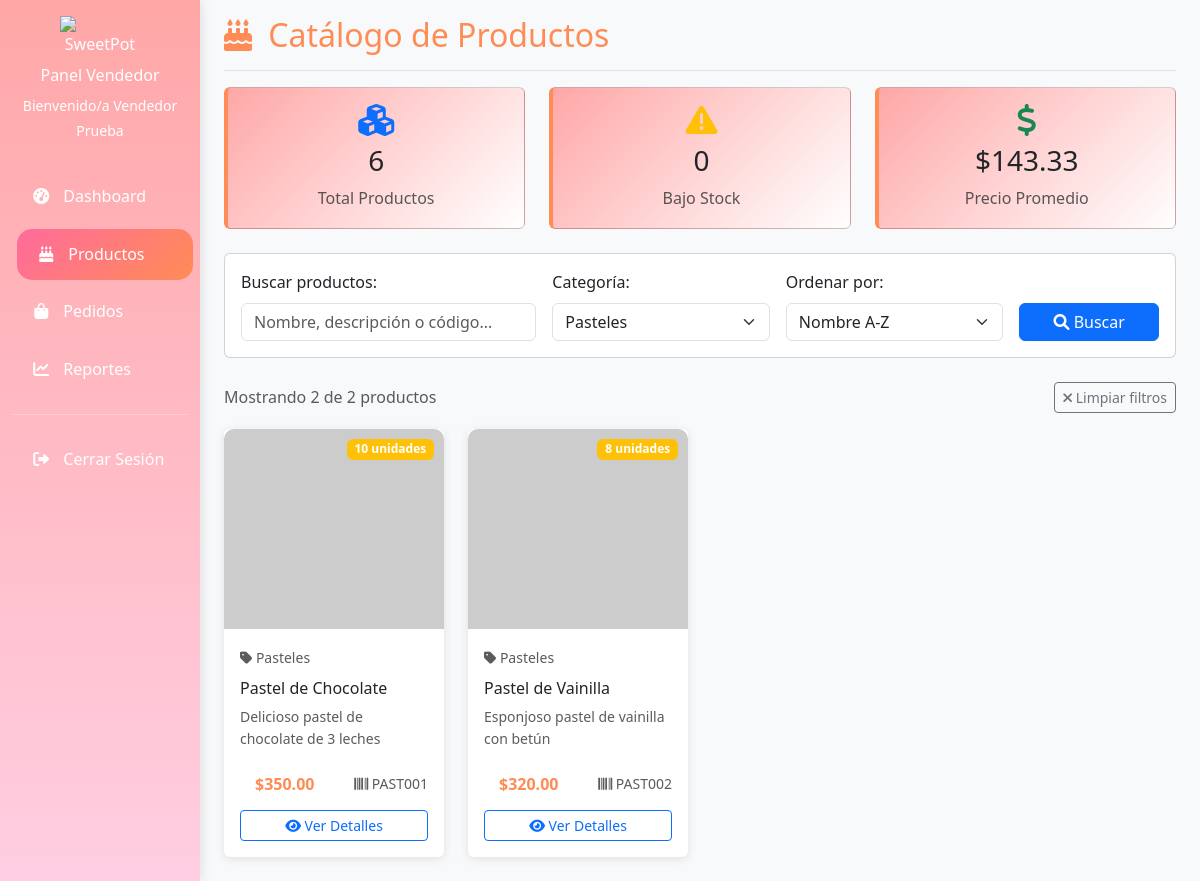
/vendedor/productos.php?categoria=1 (signed in), run on the app's committed database.
### tables this page shows
CREATE TABLE productos (
    id INT AUTO_INCREMENT PRIMARY KEY,
    categoria_id INT NOT NULL,
    nombre VARCHAR(100) NOT NULL,
    descripcion TEXT,
    precio DECIMAL(10,2) NOT NULL,
    stock INT NOT NULL DEFAULT 0,
    stock_minimo INT DEFAULT 5,
    imagen VARCHAR(500),
    codigo_producto VARCHAR(50) UNIQUE,
    estado ENUM('activo','inactivo') DEFAULT 'activo',
    fecha_creacion DATETIME DEFAULT CURRENT_TIMESTAMP,
    fecha_actualizacion DATETIME DEFAULT CURRENT_TIMESTAMP ON UPDATE CURRENT_TIMESTAMP,
    
    FOREIGN KEY (categoria_id) REFERENCES categorias(id) ON DELETE CASCADE,
    INDEX idx_categoria (categoria_id),
    INDEX idx_nombre (nombre),
    INDEX idx_estado (estado),
    INDEX idx_codigo (codigo_producto)
);

CREATE TABLE categorias (
    id INT AUTO_INCREMENT PRIMARY KEY,
    nombre VARCHAR(100) NOT NULL UNIQUE,
    descripcion TEXT,
    estado ENUM('activo','inactivo') DEFAULT 'activo',
    fecha_creacion DATETIME DEFAULT CURRENT_TIMESTAMP,
    
    INDEX idx_nombre (nombre),
    INDEX idx_estado (estado)
);

### vendedor/productos.php (the view, shortened to what this page needs)
<?php
$db = new Database();
$conn = $db->getConnection();
$page = isset($_GET['page']) ? (int) $_GET['page'] : 1;
$limit = 12;
$search = isset($_GET['search']) ? trim($_GET['search']) : '';
$categoria = isset($_GET['categoria']) ? $_GET['categoria'] : '';
$orden = isset($_GET['orden']) ? $_GET['orden'] : 'nombre_asc';
try {
    $whereConditions = ["p.estado = 'activo'"];
    $params = [];
    if (!empty($categoria)) {
        $whereConditions[] = "p.categoria_id = :categoria";
        $params[':categoria'] = $categoria;
    }
    $whereClause = implode(' AND ', $whereConditions);
    $orderBy = match($orden) {
        'nombre_desc' => 'p.nombre DESC',
        'precio_asc' => 'p.precio ASC',
        'precio_desc' => 'p.precio DESC',
        'stock_asc' => 'p.stock ASC',
        'stock_desc' => 'p.stock DESC',
        'fecha_desc' => 'p.fecha_creacion DESC',
        default => 'p.nombre ASC'
    };
    $countQuery = "SELECT COUNT(*) FROM productos p
                   INNER JOIN categorias c ON p.categoria_id = c.id
                   WHERE $whereClause";
    $countStmt = $conn->prepare($countQuery);
    $countStmt->execute($params);
    $totalProductos = $countStmt->fetchColumn();
    $offset = ($page - 1) * $limit;
    $query = "SELECT p.*, c.nombre as categoria_nombre
              FROM productos p
              INNER JOIN categorias c ON p.categoria_id = c.id
              WHERE $whereClause
              ORDER BY $orderBy
              LIMIT :limit OFFSET :offset";
    $stmt = $conn->prepare($query);
    foreach ($params as $key => $value) {
        $stmt->bindValue($key, $value);
    }
    $stmt->bindValue(':limit', $limit, PDO::PARAM_INT);
    $stmt->bindValue(':offset', $offset, PDO::PARAM_INT);
    $stmt->execute();
    $productos = $stmt->fetchAll(PDO::FETCH_ASSOC);
    $categoriasQuery = "SELECT id, nombre FROM categorias WHERE estado = 'activo' ORDER BY nombre";
    $categoriasStmt = $conn->prepare($categoriasQuery);
    $categoriasStmt->execute();
    $categorias = $categoriasStmt->fetchAll(PDO::FETCH_ASSOC);
    $statsQuery = "SELECT
                    COUNT(*) as total_productos,
                    SUM(CASE WHEN stock <= stock_minimo THEN 1 ELSE 0 END) as productos_bajo_stock,
                    AVG(precio) as precio_promedio
                   FROM productos WHERE estado = 'activo'";
    $statsStmt = $conn->prepare($statsQuery);
    $statsStmt->execute();
    $stats = $statsStmt->fetch(PDO::FETCH_ASSOC);
} catch (Exception $e) {
    $error = "Error al cargar productos: " . $e->getMessage();
}
?>
<!DOCTYPE html>
<html lang="es">
<head>
    <link href="https://cdn.jsdelivr.net/npm/bootstrap@5.3.0/dist/css/bootstrap.min.css" rel="stylesheet">
    <link href="https://cdnjs.cloudflare.com/ajax/libs/font-awesome/6.0.0/css/all.min.css" rel="stylesheet">
    <link href="https://cdnjs.cloudflare.com/ajax/libs/animate.css/4.1.1/animate.min.css" rel="stylesheet">
    <link href="../assets/css/sweetpot.css" rel="stylesheet">
</head>
<body class="bg-light">
    <div class="container-fluid">
        <div class="row">
            <?php include 'includes/sidebar.php'; ?>
            <main class="col-md-9 ms-sm-auto col-lg-10 px-md-4">
                <div class="d-flex justify-content-between flex-wrap flex-md-nowrap align-items-center pt-3 pb-2 mb-3 border-bottom">
                    <h1 class="h2">
                        <i class="fas fa-birthday-cake me-2"></i>
                        Catálogo de Productos
                    </h1>
                </div>
                <?php if (isset($stats)): ?>
                    <div class="row mb-4">
                        <div class="col-md-4">
                            <div class="card stats-card">
                                <div class="card-body text-center">
                                    <i class="fas fa-cubes fa-2x text-primary mb-2"></i>
                                    <h3><?php echo number_format($stats['total_productos']); ?></h3>
                                    <p class="text-muted mb-0">Total Productos</p>
                                </div>
                            </div>
                        </div>
                        <div class="col-md-4">
                            <div class="card stats-card">
                                <div class="card-body text-center">
                                    <i class="fas fa-exclamation-triangle fa-2x text-warning mb-2"></i>
                                    <h3><?php echo number_format($stats['productos_bajo_stock']); ?></h3>
                                    <p class="text-muted mb-0">Bajo Stock</p>
                                </div>
                            </div>
                        </div>
                        <div class="col-md-4">
                            <div class="card stats-card">
                                <div class="card-body text-center">
                                    <i class="fas fa-dollar-sign fa-2x text-success mb-2"></i>
                                    <h3>$<?php echo number_format($stats['precio_promedio'], 2); ?></h3>
                                    <p class="text-muted mb-0">Precio Promedio</p>
                                </div>
                            </div>
                        </div>
                    </div>
                <?php endif; ?>
                <div class="card mb-4">
                    <div class="card-body">
                        <form method="GET" class="row g-3">
                            <div class="col-md-4">
                                <label class="form-label">Buscar productos:</label>
                                <input type="text" class="form-control" name="search"
                                       value="<?php echo htmlspecialchars($search); ?>"
                                       placeholder="Nombre, descripción o código...">
                            </div>
                            <div class="col-md-3">
                                <label class="form-label">Categoría:</label>
                                <select class="form-select" name="categoria">
                                    <?php foreach ($categorias as $cat): ?>
                                        <option value="<?php echo $cat['id']; ?>"
                                                <?php echo $categoria == $cat['id'] ? 'selected' : ''; ?>>
                                            <?php echo htmlspecialchars($cat['nombre']); ?>
                                        </option>
                                    <?php endforeach; ?>
                                </select>
                            </div>
                            <div class="col-md-3">
                                <label class="form-label">Ordenar por:</label>
                                <select class="form-select" name="orden">
                                    <option value="nombre_asc" <?php echo $orden == 'nombre_asc' ? 'selected' : ''; ?>>Nombre A-Z</option>
                                </select>
                            </div>
                            <div class="col-md-2 d-flex align-items-end">
                                <button type="submit" class="btn btn-primary w-100">
                                    <i class="fas fa-search"></i> Buscar
                                </button>
                            </div>
                        </form>
                    </div>
                </div>
                <div class="d-flex justify-content-between align-items-center mb-3">
                    <p class="text-muted mb-0">
                        Mostrando <?php echo count($productos); ?> de <?php echo $totalProductos; ?> productos
                    </p>
                    <?php if (!empty($search) || !empty($categoria)): ?>
                        <a href="productos.php" class="btn btn-outline-secondary btn-sm">
                            <i class="fas fa-times"></i> Limpiar filtros
                        </a>
                    <?php endif; ?>
                </div>
                <?php if (!empty($productos)): ?>
                    <div class="row">
                        <?php foreach ($productos as $producto): ?>
                            <div class="col-lg-3 col-md-4 col-sm-6 mb-4">
                                <div class="card product-card h-100">
                                    <div class="position-relative">
                                        <div class="product-image">
                                            <?php
                                            $imagenUrl = !empty($producto['imagen'])
                                                ? htmlspecialchars($producto['imagen'])
                                                : 'https://via.placeholder.com/300x200/8b4513/ffffff?text=SweetPot';
                                            ?>
                                            <img src="<?php echo $imagenUrl; ?>"
                                                 alt="<?php echo htmlspecialchars($producto['nombre']); ?>"
                                                 onerror="this.src='https://via.placeholder.com/300x200/8b4513/ffffff?text=Sin+Imagen'">
                                        </div>
                                        <span class="badge stock-badge <?php
                                            echo $producto['stock'] <= $producto['stock_minimo']
                                                ? 'bg-danger'
                                                : ($producto['stock'] <= ($producto['stock_minimo'] * 2)
                                                    ? 'bg-warning'
                                                    : 'bg-success');
                                        ?>">
                                            <?php echo $producto['stock']; ?> unidades
                                        </span>
                                    </div>
                                    <div class="card-body d-flex flex-column">
                                        <div class="mb-2">
                                            <small class="text-muted">
                                                <i class="fas fa-tag"></i>
                                                <?php echo htmlspecialchars($producto['categoria_nombre']); ?>
                                            </small>
                                        </div>
                                        <h6 class="card-title"><?php echo htmlspecialchars($producto['nombre']); ?></h6>
                                        <?php if (!empty($producto['descripcion'])): ?>
                                            <p class="card-text text-muted small flex-grow-1">
                                                <?php echo htmlspecialchars(substr($producto['descripcion'], 0, 80)); ?>
                                            </p>
                                        <?php endif; ?>
                                        <div class="mt-auto">
                                            <div class="d-flex justify-content-between align-items-center mb-2">
                                                <span class="price-tag">
                                                    $<?php echo number_format($producto['precio'], 2); ?>
                                                </span>
                                                <?php if (!empty($producto['codigo_producto'])): ?>
                                                    <small class="text-muted">
                                                        <i class="fas fa-barcode"></i>
                                                        <?php echo htmlspecialchars($producto['codigo_producto']); ?>
                                                    </small>
                                                <?php endif; ?>
                                            </div>
                                            <button type="button"
                                                    class="btn btn-outline-primary btn-sm w-100"
                                                    onclick="verDetalleProducto(<?php echo $producto['id']; ?>)">
                                                <i class="fas fa-eye"></i> Ver Detalles
                                            </button>
                                        </div>
                                    </div>
                                </div>
                            </div>
                        <?php endforeach; ?>
                    </div>
                <?php endif; ?>
            </main>
        </div>
    </div>
</body>
</html>

### assets/css/sweetpot.css (style rules this page uses)
:root { --sweetpot-pink: #ff6b9d; --sweetpot-cream: #ffa7a7; --sweetpot-brown: #FF8C55; --sweetpot-light-pink: #ffcee2; --sweetpot-dark-brown: #FF8C55; --sweetpot-white: #ffffff; --sweetpot-light-gray: #f8f9fa; --sweetpot-gray: #6c757d; --sweetpot-success: #28a745; --sweetpot-warning: #ffc107; --sweetpot-danger: #dc3545; --sweetpot-info: #17a2b8; }
body { font-family: 'Segoe UI', Tahoma, Geneva, Verdana, sans-serif; line-height: 1.6; color: var(--sweetpot-brown); }

### vendedor/productos.php (style rules this page uses)
.product-card { transition: all 0.3s ease; border: none; box-shadow: 0 2px 10px rgba(0,0,0,0.1); }
.product-image { height: 200px; overflow: hidden; border-radius: 10px 10px 0 0; }
.product-image img { width: 100%; height: 100%; object-fit: cover; transition: transform 0.3s ease; }
.stock-badge { position: absolute; top: 10px; right: 10px; }
.price-tag { background: var(--sweetpot-gold); color: var(--sweetpot-brown); font-weight: bold; padding: 5px 15px; border-radius: 20px; }
.stats-card { background: linear-gradient(135deg, var(--sweetpot-cream), #fff); border-left: 4px solid var(--sweetpot-brown); }

### data on the page
productos: stock "10", categoria.nombre "Pasteles", nombre "Pastel de Chocolate", descripcion "Delicioso pastel de chocolate de 3 leches", precio "350.00", codigo_producto "PAST001"
productos: stock "8", categoria.nombre "Pasteles", nombre "Pastel de Vainilla", descripcion "Esponjoso pastel de vainilla con betún", precio "320.00", codigo_producto "PAST002"

### other printed values
$_SESSION['nombre'] "Vendedor Prueba"
$stats['total_productos'] "6"
$stats['productos_bajo_stock'] "0"
$stats['precio_promedio'] "143.33"
count($productos) "2"
$totalProductos "2"
form field categoria "Pasteles"
